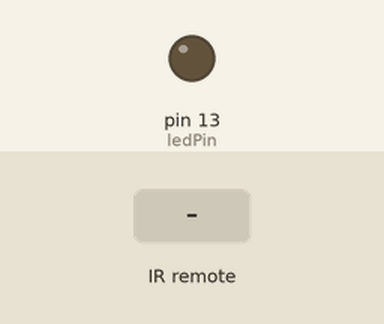
Simulated run of this sketch. Board: Arduino Uno, built with avr-gcc and run on an emulated ATmega328P. Shown: output pins drawn as LEDs (lit = HIGH). The test bench sets the inputs (shaded band).

Above: at 1.2 s.
1.3 s: infrared code 0xBA45FF00 received
At 2.5 s:
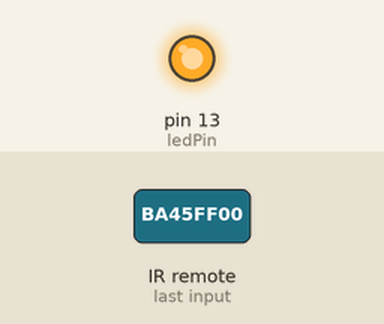
2.8 s: infrared code 0xB946FF00 received
At 3.8 s:
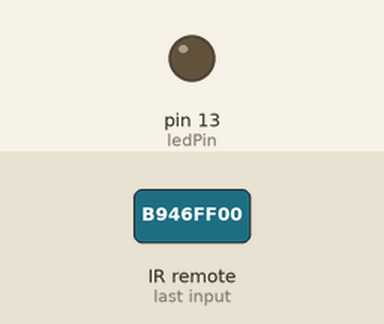
Timing chart, 0 to 5.8 s (numbered marks = the images above; inputs shaded):
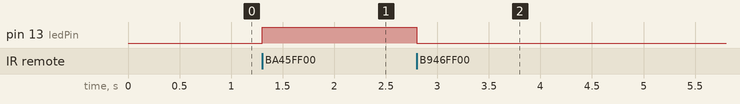

Measured:
- after the input at 1.3 s, pin 13 (ledPin): LOW → HIGH at once
- after the input at 2.8 s, pin 13 (ledPin): HIGH → LOW at once

The sketch:

arduino_ir_remote_LED.ino
```cpp
#include <IRremote.hpp> //v4.2.0

int RECV_PIN = 9;
const int ledPin = 13;

IRrecv irrecv(RECV_PIN);
decode_results results;

void setup()
{
  Serial.begin(9600);
  pinMode(ledPin, OUTPUT);
  IrReceiver.begin(RECV_PIN, ENABLE_LED_FEEDBACK); // Start the receiver

  digitalWrite(ledPin, LOW);
}

void loop(){

  if (IrReceiver.decode()){
     //Serial.println(IrReceiver.decodedIRData.decodedRawData, HEX);
     if (IrReceiver.decodedIRData.decodedRawData == 0xBA45FF00){
      digitalWrite(ledPin, HIGH);
     }
     if (IrReceiver.decodedIRData.decodedRawData == 0xB946FF00){
      digitalWrite(ledPin, LOW);
     }
     IrReceiver.resume(); // Receive the next value
     delay(100);
    }
}
```
